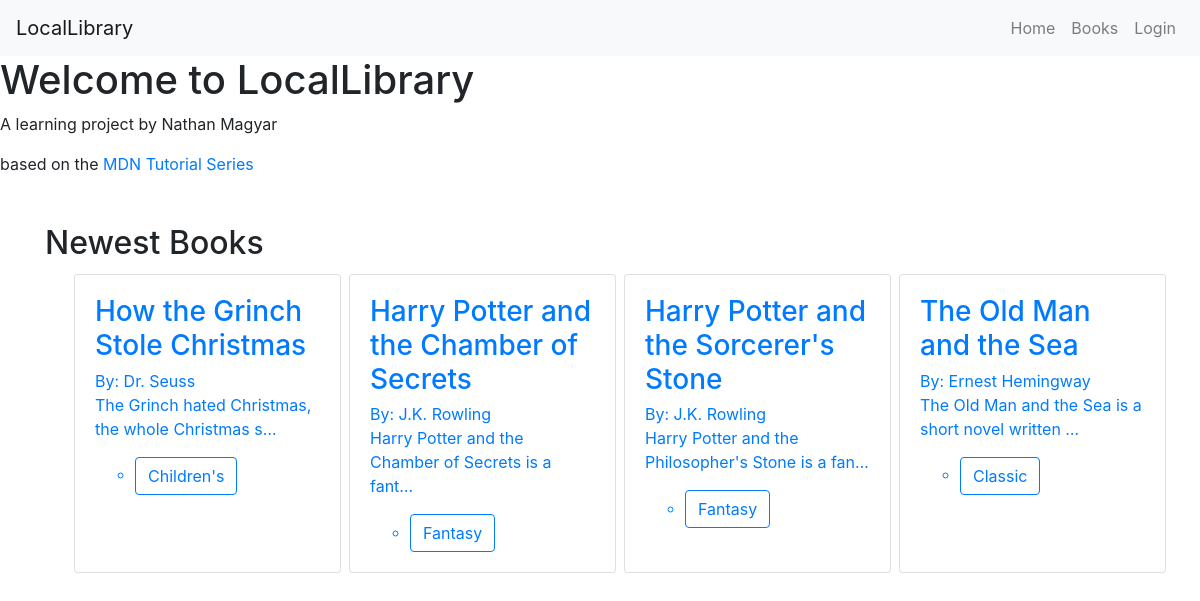
Page /catalog/ on the committed database.
### catalog/models.py (models this page shows, shortened)
class Book(models.Model):
    title = models.CharField(max_length=200)
    author = models.ForeignKey('Author', on_delete=models.SET_NULL, null=True)
    summary = models.TextField(max_length=1000, help_text='Enter a brief description of the book')
    isbn = models.CharField('ISBN', max_length=13, help_text='13 Character <a href="https://www.isbn-international.org/content/what-isbn">ISBN number</a>')
    genre = models.ManyToManyField(Genre, help_text='Select a genre for this book')
    language = models.ForeignKey('Language', on_delete=models.SET_NULL, null=True)
    created_at = models.DateTimeField(auto_now_add=True)
    class Meta:
      permissions = (
        ('is_librarian', 'Has super powers'),
      )
    def get_absolute_url(self):
        return reverse('catalog:book-detail', args=[str(self.id)])
    def display_genre(self):
        """Create a string for the Genre. This is required to display genre in Admin."""
        return ', '.join(genre.name for genre in self.genre.all()[:3])
    display_genre.short_description = 'Genre'

class Author(models.Model):
  first_name = models.CharField(max_length=100)
  last_name = models.CharField(max_length=100)
  date_of_birth = models.DateField(null=True, blank=True)
  date_of_death = models.DateField(null=True, blank=True)
  class Meta:
    ordering = ['last_name', 'first_name']
    permissions = (
      ('can_add_author', 'Add author'),
      ('can_edit_author', 'Edit author'),
      ('can_delete_author', 'Delete author'),
    )
  def __str__(self):
    return f'{self.first_name} {self.last_name}'

class Genre(models.Model):
  name = models.CharField(max_length=200, help_text='Enter a book genre (e.g., Science Fiction)')
  def __str__(self):
    return self.name

### catalog/views.py (the view)
# urls.py: path('', views.index, name='index'),
def index(request):
    num_books = Book.objects.all().count()
    num_instances = BookInstance.objects.all().count()
    num_instances_available = BookInstance.objects.filter(status__exact='a').count()
    num_authors = Author.objects.count()
    num_and = Book.objects.all().filter(title__icontains='and').count()
    num_visits = request.session.get('num_visits', 0)
    request.session['num_visits'] = num_visits + 1
    newest_books = Book.objects.all().order_by('-created_at')[:4]
    context = {
        'num_books': num_books,
        'num_instances': num_instances,
        'num_instances_available': num_instances_available,
        'num_authors': num_authors,
        'num_and': num_and,
        'num_visits': num_visits,
        'newest_books': newest_books,
    }
    return render(request, 'index.html', context=context)

### catalog/templates/index.html (shortened to what this page needs)
{% extends 'base.html' %}
{% load static %}
{% block content %}
<div class="hero-wrapper">
  <div class="hero__content">
    <h1>Welcome to LocalLibrary</h1>
    <p>A learning project by Nathan Magyar</p>
    <p>based on the <a
        href="https://developer.mozilla.org/en-US/docs/Learn/Server-side/Django/Tutorial_local_library_website"
        target="_blank">MDN Tutorial Series</a></p>
  </div>
</div>
<div class="container my-5">
  <h2>Newest Books</h2>
  {% with newest_books as books %}
    {% include './catalog/includes/book_grid.html' %}
  {% endwith %}
</div>
{% endblock %}

### catalog/templates/catalog/includes/book_grid.html
<ul class="card-deck">
  {% for book in books %}
  <li class="card m-1">
    <a class="card-body" href="{{ book.get_absolute_url }}">
      <h3 class="card-title">{{ book.title }}</h3>
      <p class="card-subtitle">By: {{ book.author }}</p>
      <p class="card-text">{{ book.summary|truncatechars:50 }}</p>
      <ul class="tag-list">
        {% for genre in book.genre.all %}
        <li class="tag-list__item">
          <button class="btn btn-outline-primary">{{ genre }}</button>
        </li>
        {% endfor %}
      </ul>
    </a>
  </li>
  {% endfor %}
</ul>

### rows in the picture
Book: title "How the Grinch Stole Christmas", author "Dr. Seuss", summary "The Grinch hated Christmas, the whole Christmas s…"
Genre: name "Children's"
Book: title "Harry Potter and the Chamber of Secrets", author "J.K. Rowling", summary "Harry Potter and the Chamber of Secrets is a fant…"
Genre: name "Fantasy"
Book: title "Harry Potter and the Sorcerer's Stone", author "J.K. Rowling", summary "Harry Potter and the Philosopher's Stone is a fan…"
Book: title "The Old Man and the Sea", author "Ernest Hemingway", summary "The Old Man and the Sea is a short novel written …"
Genre: name "Classic"
